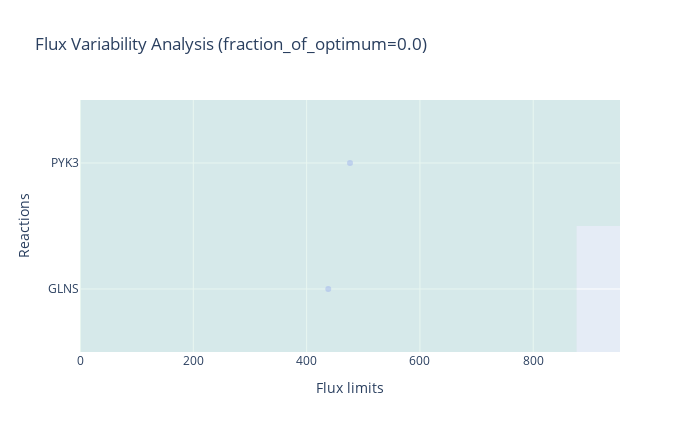

Notebook cell for this chart:
### Code cell
import warnings
warnings.filterwarnings('ignore')
fva_result.plot(plotter,
                index=["GLNS", "PYK3"],
                title="Flux Variability Analysis (fraction_of_optimum=0.0)" 
               )

### Figure 1 — Plotly figure (JSON) as saved in the notebook; plotly's stock layout.template omitted (floating-point values rounded to 4 significant figures)
{"data": [{"fillcolor": "#B3E2CD", "hoverinfo": "none", "mode": "markers", "name": "WT", "opacity": 0.3, "type": "scatter", "x": [438.2, 476.6], "y": [1, 2]}], "layout": {"height": 432, "shapes": [{"fillcolor": "#B3E2CD", "line": {"color": "#B3E2CD", "width": 0}, "opacity": 0.3, "type": "rect", "x0": 876.5, "x1": 0, "y0": 0.5, "y1": 1.5}, {"fillcolor": "#B3E2CD", "line": {"color": "#B3E2CD", "width": 0}, "opacity": 0.3, "type": "rect", "x0": 953.1, "x1": 0, "y0": 1.5, "y1": 2.5}], "title": {"text": "Flux Variability Analysis (fraction_of_optimum=0.0)"}, "width": 700, "xaxis": {"title": {"text": "Flux limits"}}, "yaxis": {"ticktext": ["", "GLNS", "PYK3"], "tickvals": [0, 1, 2], "title": {"text": "Reactions"}}}}
